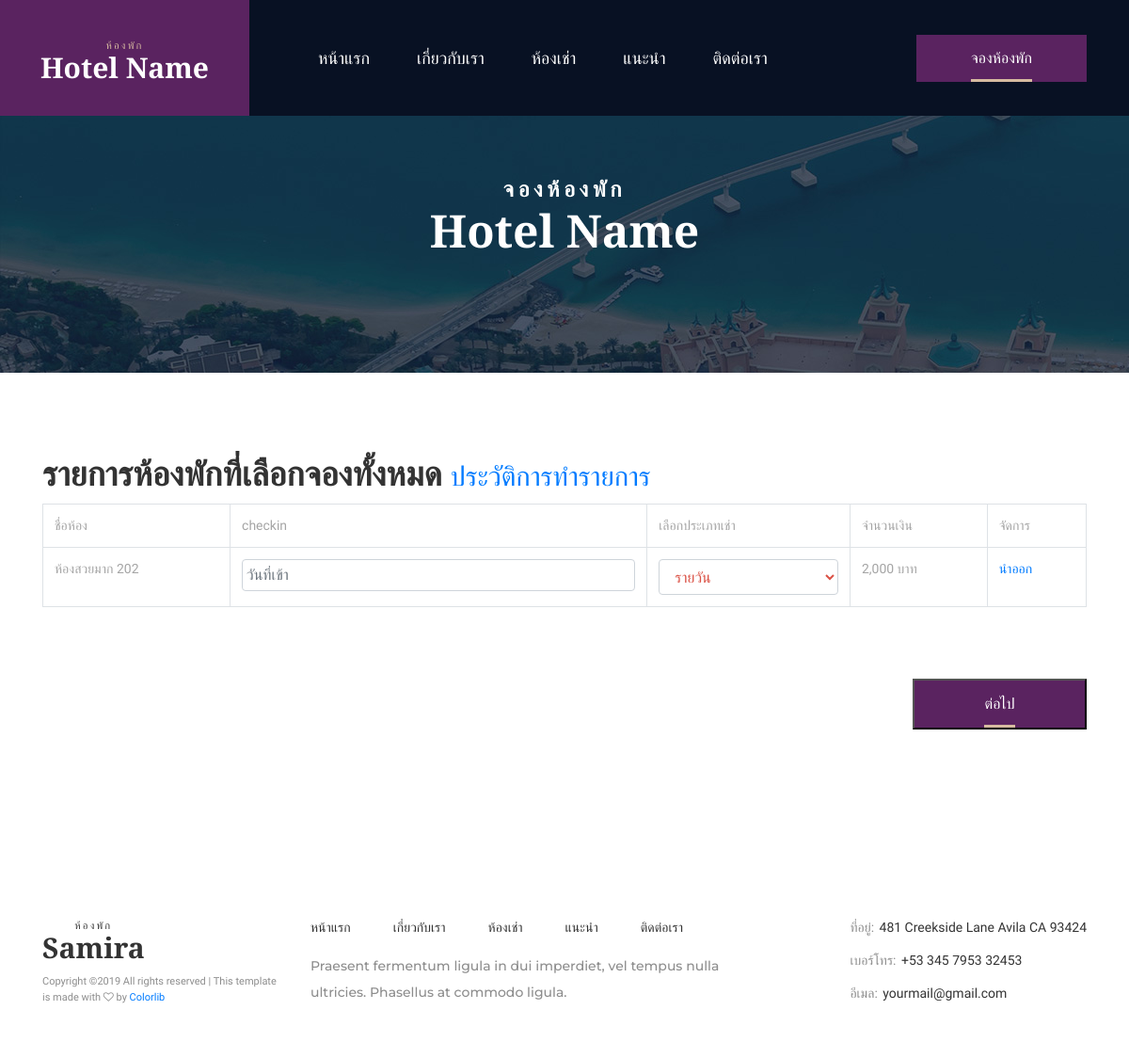
Screenshot of /booking.php?id=12 (signed in) with the database file from the repository.
### tables this page shows
CREATE TABLE `rooms` (
  `id` int(11) NOT NULL AUTO_INCREMENT,
  `remark` text,
  `price_month` int(11) DEFAULT NULL,
  `price_day` int(11) DEFAULT NULL,
  `detail` text,
  `thumbnail` varchar(200) DEFAULT NULL,
  `floor` int(11) DEFAULT NULL,
  `room_name` varchar(255) DEFAULT NULL,
  `meter_water` int(11) DEFAULT NULL,
  `meter_light` int(11) DEFAULT NULL,
  `type_id` int(11) DEFAULT NULL,
  `status` varchar(255) DEFAULT NULL,
  `count_meter_water` int(11) DEFAULT NULL,
  `count_meter_light` int(11) DEFAULT NULL,
  PRIMARY KEY (`id`)
);

### booking.php (the view, shortened to what this page needs)
<?php include "connection/connection.php" ?>
<?php
$setID = array();
if(!in_array($_GET['id'], $setID)) {
    $results = $con->query(sprintf("SELECT * FROM rooms WHERE status = 'ว่าง' AND id = '%s'", $_GET['id']));
}
 ?>
 <!DOCTYPE html>
 <html lang="en">
 <head>
 <?php include "template/header.php" ?>
 <link rel="stylesheet" type="text/css" href="assets/styles/bootstrap-datepicker.min.css">
 <link rel="stylesheet" type="text/css" href="assets/styles/rooms.css">
 <link rel="stylesheet" type="text/css" href="assets/styles/rooms_responsive.css">
 </head>
 <body>
 <div class="super_container">
 	<?php include "template/header-html.php"  ?>
     <div class="home">
       <div style="background-image: url(assets/images/rooms.jpg)" class="parallax_background parallax-window" data-parallax="scroll" data-image-src="assets/images/rooms.jpg" data-speed="0.8"></div>
       <div class="home_content">
         <div class="home_subtitle">จองห้องพัก</div>
         <div class="home_title"><?php echo __NAME__ ?></div>
       </div>
     </div>
   	<div class="intro">
   		<div class="container">
   			<div class="row">
   				<div class="col-lg-12 intro_col">
                        <form class="" action="booking-step2.php" method="post">
                     <h3>รายการห้องพักที่เลือกจองทั้งหมด <small><a href="history.php">ประวัติการทำรายการ</a></small>  </h3>
   					<table class="table table-bordered">
                        <tr>
                            <td>ชื่อห้อง</td>
                            <td>checkin</td>
                            <td>เลือกประเภทเช่า</td>
                            <td>จำนวนเงิน</td>
                            <td>จัดการ</td>
                        </tr>
                        <?php foreach ($_SESSION['BOOKED'] as $key => $value): ?>
                        <tr>
                            <td><?php  echo $value->room_name ?></td>
                            <td> <input name="checkid[<?php echo $value->id ?>]" type="text" class="form-control datepicker" name="" value="" placeholder="วันที่เข้า"> </td>
                            <td>
                                <select id="" class="form-control setprice" name="type[<?php echo $value->id ?>]">
                                    <option data-id="<?php echo $value->id ?>" value="1" data-price="<?php echo number_format($value->price_day,0); ?>" value="">รายวัน</option>
                                </select>
                            </td>
                            <td>
                                <span id="set-price-<?php echo $value->id ?>"><?php echo number_format($value->price_day,0); ?></span> บาท
                            </td>
                            <td>
                                <a href="booking.php?id=<?php echo $value->id ?>&action=remove">นำออก</a>
                            </td>
                        </tr>
                        <?php endforeach; ?>
                       </table>
                       <button class="button_container home_button pull-right"><div class="button text-center"><span>ต่อไป</span></div></button>
                    </form>
   				</div>
   			</div>
   		</div>
   	</div>
 <?php include "template/footer.php" ?>
 </body>
 </html>

### assets/styles/main_styles.css (style rules this page uses)
* { margin: 0; padding: 0; -webkit-font-smoothing: antialiased; -webkit-text-shadow: rgba(0,0,0,.01) 0 0 1px; text-shadow: rgba(0,0,0,.01) 0 0 1px; }
body { font-family: 'Montserrat', sans-serif; font-size: 14px; font-weight: 400; background: #FFFFFF; color: #a5a5a5; }
div { display: block; position: relative; -webkit-box-sizing: border-box; -moz-box-sizing: border-box; box-sizing: border-box; }
a, a:hover, a:visited, a:active, a:link { text-decoration: none; -webkit-font-smoothing: antialiased; -webkit-text-shadow: rgba(0,0,0,.01) 0 0 1px; text-shadow: rgba(0,0,0,.01) 0 0 1px; }
h3 { font-size: 36px; }
h1, h2, h3, h4, h5, h6 { font-family: 'Playfair Display', serif; font-weight: 700; color: #333333; line-height: 1.25; -webkit-font-smoothing: antialiased; -webkit-text-shadow: rgba(0,0,0,.01) 0 0 1px; text-shadow: rgba(0,0,0,.01) 0 0 1px; }
.form-control { color: #db5246; }
.super_container { width: 100%; overflow: hidden; }
.parallax-window { min-height: 400px; background: transparent; }
.parallax_background { position: absolute; top: 0; left: 0; width: 100%; height: 100%; }
.button_container { display: inline-block; }
.button { width: 181px; height: 50px; background: #5a2360; -webkit-transition: all 200ms ease; -moz-transition: all 200ms ease; -ms-transition: all 200ms ease; -o-transition: all 200ms ease; transition: all 200ms ease; }
.button span { display: inline-block; position: relative; font-size: 16px; font-weight: 400; color: #FFFFFF; line-height: 50px; }
.button span::after { display: block; position: absolute; left: 0; bottom: 0px; width: 100%; height: 3px; background: #d6baa0; content: ''; }
.home { width: 100%; height: 948px; background: #010918; }
.home_subtitle { font-size: 14px; font-weight: 600; color: #FFFFFF; text-transform: uppercase; letter-spacing: 0.2em; line-height: 0.75; }
.home_title { font-family: 'Playfair Display', serif; font-size: 100px; line-height: 1.1; color: #FFFFFF; margin-top: 9px; }
.home_button { margin-top: 60px; }
.intro { width: 100%; background: #FFFFFF; padding-top: 86px; padding-bottom: 114px; }

### assets/styles/responsive.css (style rules this page uses)
@media only screen and (max-width: 1280px) { .home_title { font-size: 72px; } }

### assets/styles/rooms.css (style rules this page uses)
* { margin: 0; padding: 0; -webkit-font-smoothing: antialiased; -webkit-text-shadow: rgba(0,0,0,.01) 0 0 1px; text-shadow: rgba(0,0,0,.01) 0 0 1px; }
body { font-family: 'Montserrat', sans-serif; font-size: 14px; font-weight: 400; background: #FFFFFF; color: #a5a5a5; }
div { display: block; position: relative; -webkit-box-sizing: border-box; -moz-box-sizing: border-box; box-sizing: border-box; }
a, a:hover, a:visited, a:active, a:link { text-decoration: none; -webkit-font-smoothing: antialiased; -webkit-text-shadow: rgba(0,0,0,.01) 0 0 1px; text-shadow: rgba(0,0,0,.01) 0 0 1px; }
h3 { font-size: 36px; }
h1, h2, h3, h4, h5, h6 { font-family: 'Playfair Display', serif; font-weight: 700; color: #333333; line-height: 1.25; -webkit-font-smoothing: antialiased; -webkit-text-shadow: rgba(0,0,0,.01) 0 0 1px; text-shadow: rgba(0,0,0,.01) 0 0 1px; }
.form-control { color: #db5246; }
.super_container { width: 100%; overflow: hidden; }
.parallax-window { min-height: 400px; background: transparent; }
.parallax_background { position: absolute; top: 0; left: 0; width: 100%; height: 100%; }
.button_container { display: inline-block; }
.button { width: 181px; height: 50px; background: #5a2360; -webkit-transition: all 200ms ease; -moz-transition: all 200ms ease; -ms-transition: all 200ms ease; -o-transition: all 200ms ease; transition: all 200ms ease; }
.button span { display: inline-block; position: relative; font-size: 16px; font-weight: 400; color: #FFFFFF; line-height: 50px; }
.button span::after { display: block; position: absolute; left: 0; bottom: 0px; width: 100%; height: 3px; background: #d6baa0; content: ''; }
.home { width: 100%; height: 396px; }
.home_content { width: 100%; position: absolute; left: 0; bottom: 133px; text-align: center; }
.home_subtitle { font-size: 14px; font-weight: 600; color: #FFFFFF; line-height: 0.75; text-transform: uppercase; letter-spacing: 0.2em; }
.home_title { font-family: 'Playfair Display', serif; font-size: 48px; color: #FFFFFF; font-weight: 700; line-height: 0.75; margin-top: 17px; }

### template/header.php (style rules this page uses)
body, h2, h3 { font-family: 'Mitr', sans-serif !important; }
.home_subtitle { font-size: 23px !important; }

### rows the page displays
rooms: room_name "ห้องสวยมาก 202", id "รายวัน", price_day "2,000"

### other values shown
__NAME__ "Hotel Name"
